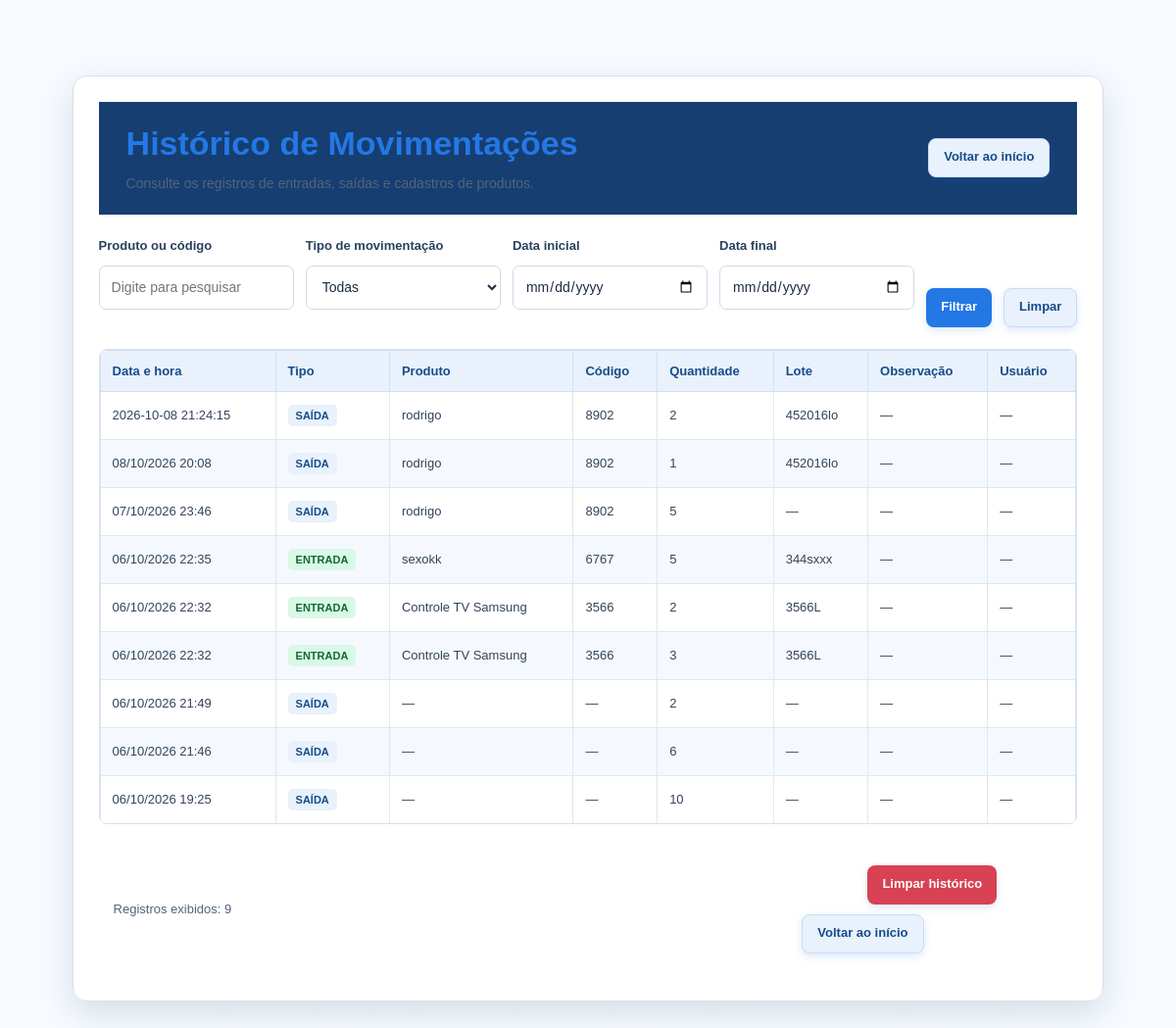
Page /historico (signed in) on the earlier database version.
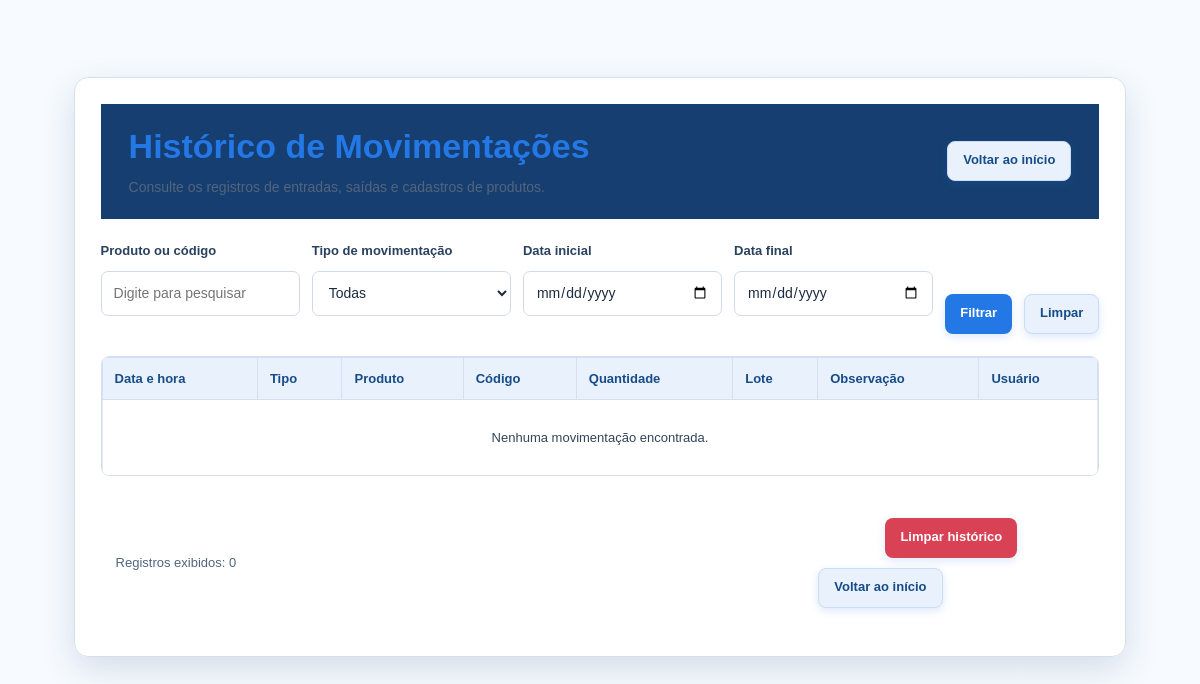
Same page on the later database version.
### tables this page shows
CREATE TABLE movimentacoes (
            id INTEGER PRIMARY KEY AUTOINCREMENT,
            produto_id INTEGER NOT NULL,
            tipo TEXT NOT NULL,
            quantidade INTEGER NOT NULL,
            data TEXT NOT NULL,
            destino TEXT,
            responsavel TEXT,
            requisicao TEXT,
            observacoes TEXT
        , lote TEXT, horario_registro TEXT, fornecedor_id INTEGER, nota_fiscal TEXT, valor REAL);

CREATE TABLE produtos (
            id INTEGER PRIMARY KEY AUTOINCREMENT,
            nome TEXT NOT NULL,
            codigo TEXT NOT NULL,
            quantidade INTEGER NOT NULL
        , categoria TEXT, ativo INTEGER NOT NULL DEFAULT 1);

### app.py (the view, shortened to what this page needs)
@app.route("/historico")
def historico():
    busca = request.args.get("busca", "").strip()
    tipo = request.args.get("tipo", "").strip()
    data_inicio = request.args.get("data_inicio", "").strip()
    data_fim = request.args.get("data_fim", "").strip()
    conexao = conectar_banco()
    try:
        consulta = """
            SELECT m.*,
                   p.nome AS produto_nome, p.nome AS nome_produto,
                   p.codigo AS produto_codigo, p.codigo AS codigo,
                   m.responsavel AS usuario,
                   m.observacoes AS observacao,
                   COALESCE(m.horario_registro, '') AS horario
            FROM movimentacoes m
            LEFT JOIN produtos p ON p.id = m.produto_id
            LEFT JOIN fornecedores f ON f.id = m.fornecedor_id
            WHERE 1 = 1
        """
        parametros = []
        if tipo in ("ENTRADA", "SAÍDA", "SAIDA", "CADASTRO"):
            if tipo == "SAIDA":
                consulta += " AND m.tipo IN ('SAIDA', 'SAÍDA')"
            else:
                consulta += " AND m.tipo = ?"
                parametros.append(tipo)
        consulta += " ORDER BY m.id DESC"
        movimentacoes = conexao.execute(consulta, parametros).fetchall()
    finally:
        conexao.close()
    itens = []
    for linha in movimentacoes:
        item = dict(linha)
        item["data"] = f'{linha["data"]} {linha["horario"] or ""}'.strip()
        itens.append(item)
    return render_template(
        "historico.html", movimentacoes=itens, busca=busca, tipo=tipo,
        data_inicio=data_inicio, data_fim=data_fim
    )

### app.py (called while the page is built)
def conectar_banco():
    conexao = sqlite3.connect(DB_NAME)
    conexao.row_factory = sqlite3.Row
    return conexao

@app.before_request
def proteger_sistema():
    rotas_publicas = {"login", "cadastro_usuario", "static"}
    if request.endpoint is None or request.endpoint in rotas_publicas:
        return
    if not session.get("usuario_id"):
        return redirect(url_for("login"))

### templates/historico.html (shortened to what this page needs)
<!DOCTYPE html>
<html lang="pt-br">
<head>
    <link rel="stylesheet" href="{{ url_for('static', filename='style.css') }}">
</head>
<body>
    <main class="container">
        <section class="painel">
            <header class="topo">
                <div>
                    <h1>Histórico de Movimentações</h1>
                    <p class="subtitulo">
                        Consulte os registros de entradas, saídas e cadastros de produtos.
                    </p>
                </div>
                <a href="{{ url_for('inicio') }}" class="botao secundario">
                    Voltar ao início
                </a>
            </header>
            <form method="GET" action="{{ url_for('historico') }}" class="filtros">
                <div class="campo">
                    <label for="busca">Produto ou código</label>
                    <input
                        type="search"
                        id="busca"
                        name="busca"
                        value="{{ request.args.get('busca', '') }}"
                        placeholder="Digite para pesquisar"
                    >
                </div>
                <div class="campo">
                    <label for="tipo">Tipo de movimentação</label>
                    <select id="tipo" name="tipo">
                        <option value="">Todas</option>
                    </select>
                </div>
                <div class="campo">
                    <label for="data_inicio">Data inicial</label>
                    <input
                        type="date"
                        id="data_inicio"
                        name="data_inicio"
                        value="{{ request.args.get('data_inicio', '') }}"
                    >
                </div>
                <div class="campo">
                    <label for="data_fim">Data final</label>
                    <input
                        type="date"
                        id="data_fim"
                        name="data_fim"
                        value="{{ request.args.get('data_fim', '') }}"
                    >
                </div>
                <button type="submit" class="botao principal">Filtrar</button>
                <a href="{{ url_for('historico') }}" class="botao secundario">Limpar</a>
            </form>
            <div class="tabela-wrapper">
                <table>
                    <thead>
                        <tr>
                            <th>Data e hora</th>
                            <th>Tipo</th>
                            <th>Produto</th>
                            <th>Código</th>
                            <th>Quantidade</th>
                            <th>Lote</th>
                            <th>Observação</th>
                            <th>Usuário</th>
                        </tr>
                    </thead>
                    <tbody>
                        {% for movimento in movimentacoes %}
                            <tr>
                                <td>{{ movimento.data }}</td>
                                <td>
                                    {% set tipo_movimento = movimento.tipo|string|upper %}
                                    {% if tipo_movimento == 'ENTRADA' %}
                                        <span class="tipo entrada">ENTRADA</span>
                                    {% elif tipo_movimento == 'SAIDA' %}
                                        <span class="tipo saida">SAÍDA</span>
                                    {% elif tipo_movimento == 'CADASTRO' %}
                                        <span class="tipo cadastro">CADASTRO</span>
                                    {% else %}
                                        <span class="tipo outro">{{ movimento.tipo }}</span>
                                    {% endif %}
                                </td>
                                <td>{{ movimento.nome_produto or '—' }}</td>
                                <td>{{ movimento.codigo or '—' }}</td>
                                <td>{{ movimento.quantidade if movimento.quantidade is not none else '—' }}</td>
                                <td>{{ movimento.lote or '—' }}</td>
                                <td>{{ movimento.observacao or '—' }}</td>
                                <td>{{ movimento.usuario or '—' }}</td>
                            </tr>
                        {% else %}
                            <tr>
                                <td colspan="8" class="vazio">
                                    Nenhuma movimentação encontrada.
                                </td>
                            </tr>
                        {% endfor %}
                    </tbody>
                </table>
            </div>
            <footer class="rodape">
                <span class="contador">
                    Registros exibidos: {{ movimentacoes|length }}
                </span>
                <div class="acoes">
                    {% if session.get('perfil') == 'admin' %}
                        <form
                            method="POST"
                            action="{{ url_for('limpar_historico') }}"
                            onsubmit="return confirm('ATENÇÃO: deseja realmente apagar todo o histórico de movimentações? Essa ação não poderá ser desfeita.');"
                        >
                            <button type="submit" class="botao perigo">
                                Limpar histórico
                            </button>
                        </form>
                    {% endif %}
                    <a href="{{ url_for('inicio') }}" class="botao secundario">
                        Voltar ao início
                    </a>
                </div>
            </footer>
        </section>
    </main>
</body>
</html>

### templates/historico.html (style rules this page uses)
* { box-sizing: border-box; }
body { margin: 0; min-height: 100vh; padding: 28px 16px; background: #111; color: #fff; font-family: Arial, sans-serif; }
.container { width: 100%; max-width: 1250px; margin: auto; }
.painel { padding: 26px; background: #1c1c1c; border: 1px solid #333; border-radius: 14px; }
.topo { display: flex; align-items: center; justify-content: space-between; flex-wrap: wrap; gap: 14px; margin-bottom: 24px; }
h1 { margin: 0; color: #ff8c00; font-size: 27px; }
.subtitulo { margin: 8px 0 0; color: #aaa; font-size: 14px; }
.botao { display: inline-block; padding: 10px 14px; border: none; border-radius: 7px; font-size: 13px; font-weight: bold; text-decoration: none; text-align: center; cursor: pointer; }
.principal { background: #ff8c00; color: #111; }
.secundario { background: #333; color: #fff; }
.perigo { background: #8b2525; color: #fff; }
.filtros { display: flex; flex-wrap: wrap; gap: 12px; align-items: end; margin-bottom: 22px; }
.campo { display: flex; flex-direction: column; gap: 7px; flex: 1; min-width: 160px; }
label { font-size: 13px; font-weight: bold; color: #ddd; }
input, select { width: 100%; padding: 11px 12px; background: #292929; color: #fff; border: 1px solid #444; border-radius: 7px; font-size: 14px; outline: none; }
.tabela-wrapper { width: 100%; overflow-x: auto; border: 1px solid #383838; border-radius: 8px; }
table { width: 100%; min-width: 950px; border-collapse: collapse; }
th, td { padding: 13px 12px; text-align: left; border-bottom: 1px solid #333; font-size: 13px; }
th { background: #292929; color: #ff8c00; white-space: nowrap; }
td { color: #e5e5e5; }
tbody tr:last-child td { border-bottom: none; }
.vazio { padding: 30px; text-align: center; color: #aaa; }
.rodape { display: flex; justify-content: space-between; align-items: center; flex-wrap: wrap; gap: 12px; margin-top: 20px; }
.contador { color: #aaa; font-size: 13px; }
.acoes { display: flex; flex-wrap: wrap; gap: 10px; align-items: center; }

Differences in the rows shown:
removed movimentacoes: data "2026-10-08 21:24:15", tipo "SAÍDA", nome "rodrigo", codigo "8902", quantidade "2", lote "452016lo", observacao "—", usuario "—"
removed movimentacoes: data "08/10/2026 20:08", tipo "SAÍDA", nome "rodrigo", codigo "8902", quantidade "1", lote "452016lo", observacao "—", usuario "—"
removed movimentacoes: data "07/10/2026 23:46", tipo "SAÍDA", nome "rodrigo", codigo "8902", quantidade "5", lote "—", observacao "—", usuario "—"
removed movimentacoes: data "06/10/2026 22:35", shows "ENTRADA", nome "sexokk", codigo "6767", quantidade "5", lote "344sxxx", observacao "—", usuario "—"
removed movimentacoes: data "06/10/2026 22:32", shows "ENTRADA", nome "Controle TV Samsung", codigo "3566", quantidade "2", lote "3566L", observacao "—", usuario "—"
removed movimentacoes: data "06/10/2026 22:32", shows "ENTRADA", nome "Controle TV Samsung", codigo "3566", quantidade "3", lote "3566L", observacao "—", usuario "—"
removed movimentacoes: data "06/10/2026 21:49", tipo "SAÍDA", nome_produto "—", codigo "—", quantidade "2", lote "—", observacao "—", usuario "—"
removed movimentacoes: data "06/10/2026 21:46", tipo "SAÍDA", nome_produto "—", codigo "—", quantidade "6", lote "—", observacao "—", usuario "—"
removed movimentacoes: data "06/10/2026 19:25", tipo "SAÍDA", nome_produto "—", codigo "—", quantidade "10", lote "—", observacao "—", usuario "—"
Other differences:
{{ movimentacoes|length }}: "9" → "0"
text now shown: "Nenhuma movimentação encontrada."
